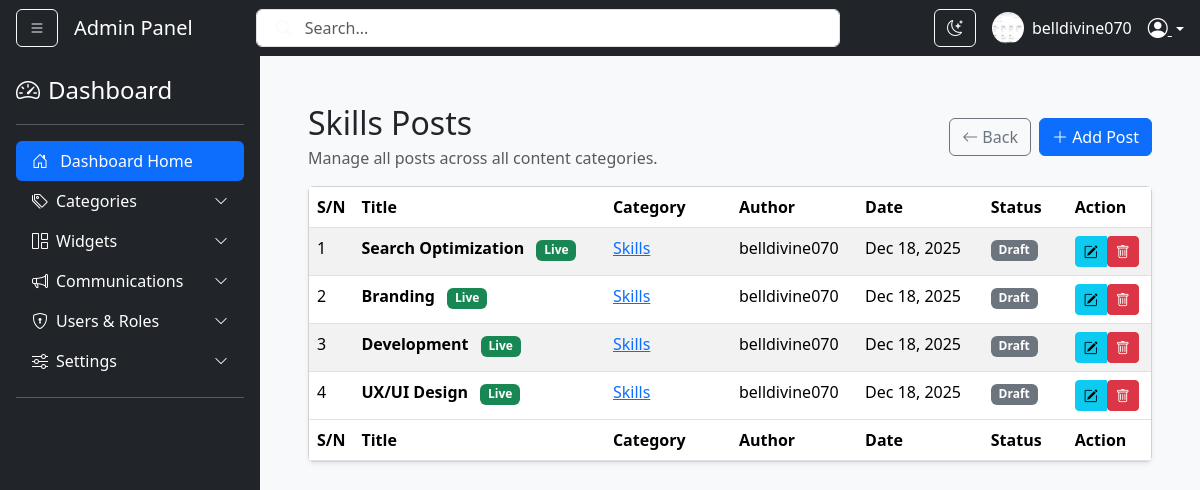
/bg-admin/category/skills/posts/ (signed in), run on the app's committed database.
### users/models.py (models this page shows, shortened)
class CustomUser(AbstractBaseUser, PermissionsMixin):
    id = models.UUIDField(primary_key=True, default=uuid.uuid4, editable=False)
    email = models.EmailField(unique=True)
    username = models.CharField(max_length=150, unique=True)
    first_name = models.CharField(max_length=30)
    last_name = models.CharField(max_length=30)
    full_name = models.CharField(max_length=60, blank=True, null=True, editable=False)
    is_subscribed = models.BooleanField(default=True, verbose_name="Wants Newsletters")
    is_active = models.BooleanField(default=True)
    is_staff = models.BooleanField(default=False)
    is_manager = models.BooleanField(default=False)
    is_online = models.BooleanField(default=False)
    department = models.ForeignKey(Department, on_delete=models.SET_NULL, null=True, blank=True)
    date_joined = models.DateTimeField(default=timezone.now)
    role = models.ForeignKey('users.Role', on_delete=models.SET_NULL, null=True, blank=True, related_name='users')
    assigned_to = models.ForeignKey('self', on_delete=models.SET_NULL, null=True, blank=True, related_name='subordinates')
    region = models.CharField(max_length=50, blank=True, null=True)
    religion = models.CharField(max_length=50, blank=True, null=True)
    tribe = models.CharField(max_length=50, blank=True, null=True)
    ip_address = models.GenericIPAddressField(blank=True, null=True)
    racial_info = models.CharField(max_length=20, choices=[('black', 'Black'), ('white', 'White'), ('other', 'Other')], blank=True, null=True)
    profile_image = models.ImageField(upload_to='profile_images/', null=True, blank=True)
    USERNAME_FIELD = 'email'
    REQUIRED_FIELDS = ['username', 'first_name', 'last_name']
    objects = CustomUserManager()
    class Meta:
        verbose_name = 'Custom User'
        verbose_name_plural = 'Custom Users'

class Category(models.Model):
    title = models.CharField(max_length=100, unique=True)
    slug = models.SlugField(max_length=100, unique=True, blank=True)
    excerpt = models.TextField(blank=True, null=True)
    media_file = models.FileField(upload_to='category_media/{category}/', blank=True, null=True)
    child_fields = models.JSONField(default=list, blank=True)
    def __str__(self): return self.title
    class Meta:
        verbose_name = "Content Type (Category)"
        verbose_name_plural = "Content Types (Categories)"

class CategoryPost(models.Model):
    title = models.CharField(max_length=255)
    slug = models.SlugField(max_length=255, unique=True, blank=True)
    category = models.ForeignKey(Category, on_delete=models.CASCADE, related_name='posts')
    author = models.ForeignKey(settings.AUTH_USER_MODEL, on_delete=models.SET_NULL, null=True, blank=True)
    excerpt = models.TextField(blank=True, null=True)
    content = models.TextField(blank=True, null=True)
    tags = models.CharField(max_length=255, blank=True, null=True)
    address = models.CharField(max_length=255, blank=True, null=True)
    subtitle = models.CharField(max_length=255, blank=True, null=True)
    shortcodes = models.TextField(blank=True, null=True)
    image = models.ImageField(upload_to=cat_post_upload_path, blank=True, null=True)
    video = models.FileField(upload_to='cat_post_video/', blank=True, null=True)
    audio = models.FileField(blank=True, null=True)
    icon = models.CharField(max_length=70, blank=True, null=True)
    image_align = models.CharField(max_length=50, blank=True, null=True)
    btn_text = models.CharField(max_length=100, blank=True, null=True, default="Read More")
    btn_url = models.URLField(blank=True, null=True)
    event_date = models.DateTimeField(blank=True, null=True)
    progress = models.IntegerField(blank=True, null=True)
    addfield1 = models.CharField(max_length=255, blank=True, null=True)
    addfield2 = models.CharField(max_length=255, blank=True, null=True)
    addfield3 = models.CharField(max_length=255, blank=True, null=True)
    addfield4 = models.CharField(max_length=255, blank=True, null=True)
    is_published = models.BooleanField(default=True)
    created_at = models.DateTimeField(auto_now_add=True)
    updated_at = models.DateTimeField(auto_now=True)
    class Meta:
        ordering = ['category', '-created_at']

### users/views.py (the view)
# urls.py: path('category/<slug:category_slug>/posts/', views.PostListByCategoryView.as_view(), name='post_list_by_category'),
class PostListByCategoryView(LoginRequiredMixin, ListView):
    model = CategoryPost
    template_name = 'categories/post_list.html'
    context_object_name = 'posts'
    def get_queryset(self):
        self.category = get_object_or_404(Category, slug=self.kwargs['category_slug'])
        return CategoryPost.objects.filter(category=self.category).order_by('-created_at')
    def get_context_data(self, **kwargs):
        context = super().get_context_data(**kwargs)
        context['category'] = self.category
        return context

### users/context_processors.py (called while the page is built)
def app_settings_processor(request):
    settings_dict = {}
    try:
        variables = AppVariable.objects.all().values('var_name', 'var_value')
        for var in variables:
            settings_dict[var['var_name']] = var['var_value']
    except Exception as e:
        print(f"Error loading AppVariables: {e}")
        settings_dict = {}
    return settings_dict

### users/templates/categories/post_list.html (shortened to what this page needs)
{% extends "layout.html" %}
{% load static %}
{% load category_tags %}
{% block content %}
    <div class="container-fluid mt-4">
      <div class="d-flex justify-content-between align-items-center mb-3">
    <div>
        <h2 class="mb-1">{{ category }} Posts</h2>
        <p class="text-muted mb-0">Manage all posts across all content categories.</p>
    </div>
    <div class="d-flex gap-2">
        <a href="{% url 'category_list' %}" class="btn btn-outline-secondary">
            <i class="bi bi-arrow-left"></i> Back
        </a>
        <a href="{% url 'post_create' category_slug=category.slug %}" class="btn btn-primary">
            <i class="bi bi-plus-lg"></i> Add Post
        </a>
    </div>
</div>
        <div class="card shadow-sm">
            <div class="card-body p-0">
                <table class="table table-striped table-hover mb-0">
                    <thead>
                        <tr>
                            <th style="width: 5%;">S/N</th>
                            <th style="width: 30%;">Title</th>
                            <th style="width: 15%;">Category</th>
                            <th style="width: 15%;">Author</th>
                            <th style="width: 15%;">Date</th>
                            <th style="width: 10%;">Status</th>
                            <th style="width: 10%;">Action</th>
                        </tr>
                    </thead>
                    <tbody>
                        {% for post in posts %}
                        <tr>
                            <td>{{ forloop.counter }}</td>
                            <td>
                                <strong>{{ post.title }}</strong>
                                {% if post.is_published %}
                                    <span class="badge text-bg-success ms-2">Live</span>
                                {% else %}
                                    <span class="badge text-bg-warning ms-2">Draft</span>
                                {% endif %}
                            </td>
                            <td>
                                <a href="{% url 'category_list' %}">
                                    {{ post.category.title }}
                                </a>
                            </td>
                            <td>{{ post.author.get_full_name|default:post.author.username }}</td>
                            <td>{{ post.updated_at|date:"M d, Y" }}</td>
                            <td>
                                {% if post.status == 'published' %}
                                    <span class="badge text-bg-success">Published</span>
                                {% else %}
                                    <span class="badge text-bg-secondary">Draft</span>
                                {% endif %}
                            </td>
                            <td>
                                <div class="btn-group" role="group" aria-label="Post Actions">
                                    <a href="{% url 'post_edit' category_slug=post.category.slug post_slug=post.slug %}" class="btn btn-sm btn-info" title="Edit">
                                        <i class="bi bi-pencil-square"></i>
                                    </a>
                                    <form method="post"
                                          action="{% url 'category_post_delete' category_slug=post.category.slug post_slug=post.slug %}"
                                          style="display: inline;"
                                          onsubmit="return confirm('Are you sure you want to delete the post: {{ post.title }}? This action is irreversible.');">
                                        <button type="submit" class="btn btn-sm btn-danger" title="Delete Post">
                                            <i class="bi bi-trash"></i>
                                        </button>
                                    </form>
                                </div>
                            </td>
                        </tr>
                        {% empty %}
                        <tr>
                            <td colspan="7">No posts have been created yet.</td>
                        </tr>
                        {% endfor %}
                    </tbody>
                      <thead>
                        <tr>
                            <th style="width: 5%;">S/N</th>
                            <th style="width: 30%;">Title</th>
                            <th style="width: 15%;">Category</th>
                            <th style="width: 15%;">Author</th>
                            <th style="width: 15%;">Date</th>
                            <th style="width: 10%;">Status</th>
                            <th style="width: 10%;">Action</th>
                        </tr>
                    </thead>
                </table>
            </div>
        </div>
    </div>
{% endblock %}

### users/templates/layout.html (shortened to what this page needs)
{% load static %}
<!DOCTYPE html>
<html lang="en">
<head>
    <link rel="stylesheet" href="https://cdn.jsdelivr.net/npm/bootstrap-icons@1.13.1/font/bootstrap-icons.min.css">
    <link href="https://cdn.jsdelivr.net/npm/bootstrap@5.3.2/dist/css/bootstrap.min.css" rel="stylesheet">
    <link rel="stylesheet" href="{% static 'users/css/jquery.datetimepicker.min.css' %}">
    <link rel="stylesheet" href="{% static 'users/css/style.css' %}">
</head>
<body id="mainBody">
    <nav id="navbar" class="navbar navbar-expand-lg navbar-dark bg-dark sticky-top px-3">
        <button class="btn btn-outline-light me-3" id="sidebarToggle">
            <i class="bi bi-list"></i>
        </button>
        <a class="navbar-brand" href="#">Admin Panel</a>
        <form class="d-none d-md-flex mx-auto w-50 position-relative" role="search">
            <input class="form-control ps-5" type="search" placeholder="Search..." aria-label="Search">
            <button class="btn position-absolute top-50 start-0 translate-middle-y ms-2 border-0 bg-transparent" type="submit">
                <i class="bi bi-search text-light"></i>
            </button>
        </form>
        <div class="ms-auto d-flex align-items-center">
            <button class="btn btn-outline-light me-3 d-none d-sm-block" id="darkModeToggle" title="Toggle theme">
                <i class="bi bi-moon-stars" id="moonIcon"></i>
            </button>
            <img src="{% if user.profile_image %}{{ user.profile_image.url }}{% else %}{% static 'images/default_profile.png' %}{% endif %}" alt="Profile" class="rounded-circle me-2" width="32" height="32">
            <span class="text-white me-3 d-none d-lg-inline">{{ user.username|default:"Admin" }}</span>
            <div class="dropdown">
                <a class="text-white dropdown-toggle" data-bs-toggle="dropdown" style="cursor: pointer;">
                    <i class="bi bi-person-circle fs-5"></i>
                </a>
            </div>
        </div>
    </nav>
    <div class="d-flex">
        <div id="sidebar" class="bg-dark text-white p-3">
            <a href="/" class="d-flex align-items-center mb-3 text-white text-decoration-none">
                <i class="bi bi-speedometer2 fs-4 me-2"></i>
                <span class="fs-4">Dashboard</span>
            </a>
            <hr class="border-light">
            <ul class="nav nav-pills flex-column mb-auto">
                <li class="nav-item">
                    <a href="{% url 'index' %}" class="nav-link text-white active">
                        <i class="bi bi-house-door me-2"></i> Dashboard Home
                    </a>
                </li>
                <li>
                    <a data-bs-toggle="collapse" href="#CategoryMenu" class="nav-link text-white d-flex align-items-center">
                        <i class="bi bi-tags me-2"></i> Categories
                        <i class="bi bi-chevron-down ms-auto small"></i>
                    </a>
                </li>
                <li>
                    <a data-bs-toggle="collapse" href="#WidgetMenu" class="nav-link text-white d-flex align-items-center">
                        <i class="bi bi-grid-1x2 me-2"></i> Widgets
                        <i class="bi bi-chevron-down ms-auto small"></i>
                    </a>
                </li>
                <li>
                    <a data-bs-toggle="collapse" href="#commMenu" class="nav-link text-white d-flex align-items-center">
                        <i class="bi bi-megaphone me-2"></i> Communications
                        <i class="bi bi-chevron-down ms-auto small"></i>
                    </a>
                </li>
                <li>
                    <a data-bs-toggle="collapse" href="#usersMenu" class="nav-link text-white d-flex align-items-center">
                        <i class="bi bi-shield-lock me-2"></i> Users & Roles
                        <i class="bi bi-chevron-down ms-auto small"></i>
                    </a>
                </li>
                <li>
                    <a data-bs-toggle="collapse" href="#settingsMenu" class="nav-link text-white d-flex align-items-center">
                        <i class="bi bi-sliders me-2"></i> Settings
                        <i class="bi bi-chevron-down ms-auto small"></i>
                    </a>
                </li>
            </ul>
            <hr class="border-light">
        </div>
        <main id="content" class="flex-grow-1 content-wrapper p-3 p-md-4 bg-light">
            <div class="container-fluid">
                {% block content %}{% endblock content %}
            </div>
        </main>
    </div>
</body>
</html>

### users/static/users/css/style.css (style rules this page uses)
:root { --sidebar-width: 260px; }
body { overflow-x: hidden; background-color: #f8f9fa; transition: background 0.3s; }
#sidebar { min-width: var(--sidebar-width); max-width: var(--sidebar-width); background: #212529; transition: all 0.3s ease; min-height: 100vh; }
#sidebar { width: 260px; transition: all 0.3s ease; }

### users/templates/layout.html (style rules this page uses)
.content-wrapper { transition: all 0.3s; width: 100%; }

### data on the page
CustomUser: profile_image (picture), username "belldivine070"
Category: title "Skills"
CategoryPost: title "Search Optimization", is_published "Live", category "Skills", author.get_full_name "belldivine070", updated_at "Dec 18, 2025"
CategoryPost: title "Branding", is_published "Live", category "Skills", author.get_full_name "belldivine070", updated_at "Dec 18, 2025"
CategoryPost: title "Development", is_published "Live", category "Skills", author.get_full_name "belldivine070", updated_at "Dec 18, 2025"
CategoryPost: title "UX/UI Design", is_published "Live", category "Skills", author.get_full_name "belldivine070", updated_at "Dec 18, 2025"
